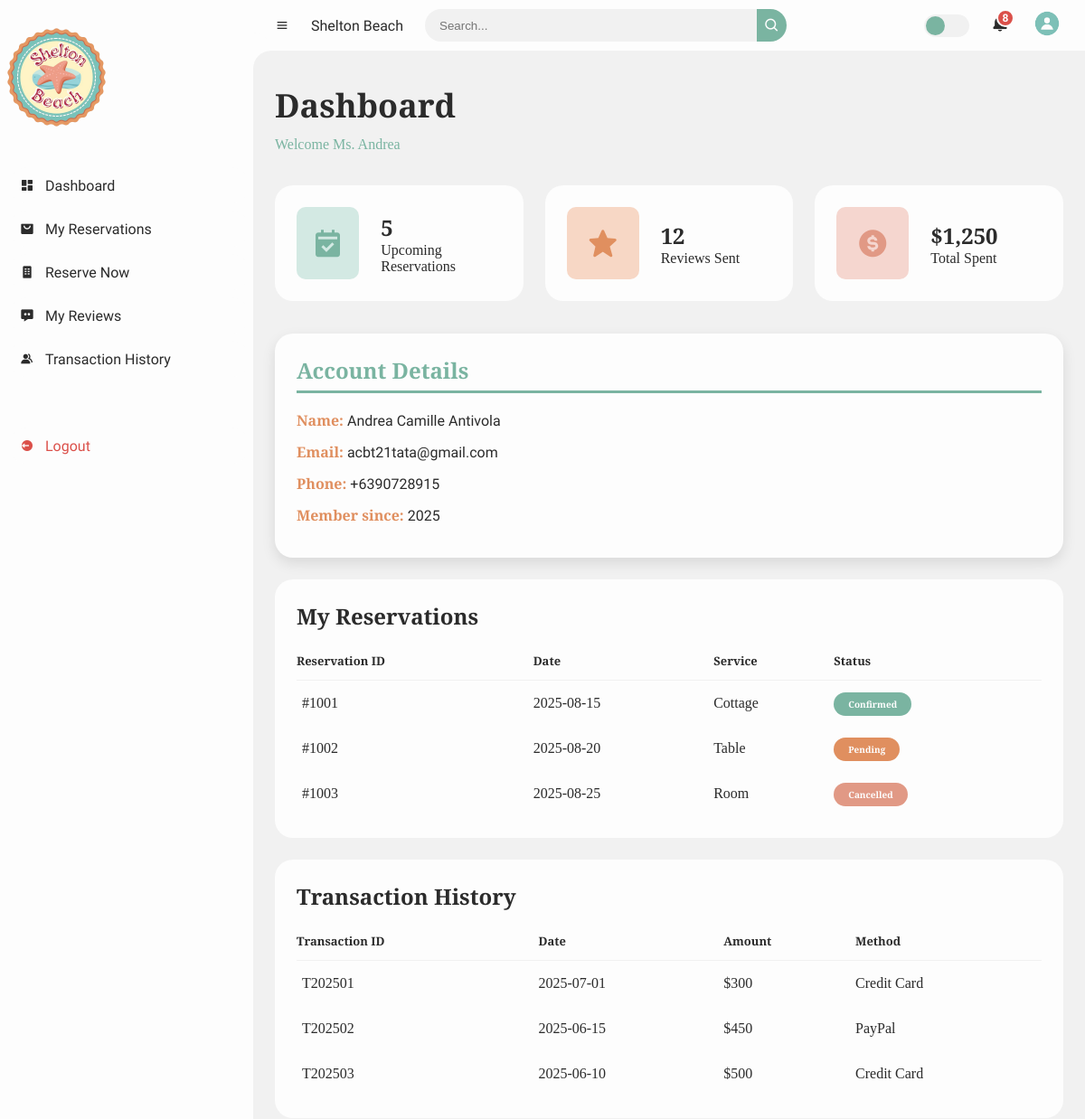
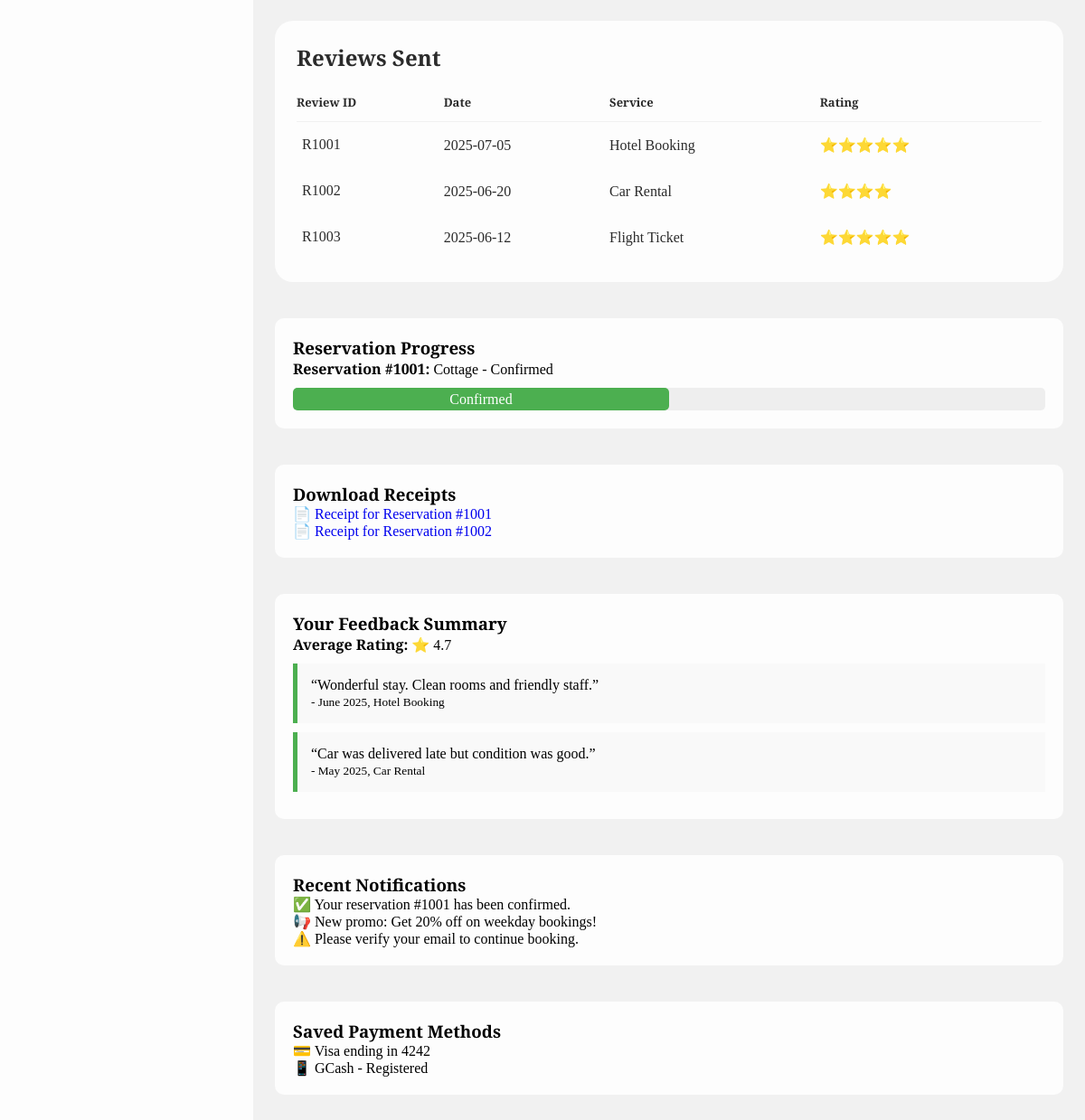
Page /cusdash/cusdash.php (signed in) on the committed database (2 pictures, top to bottom).
### tables this page shows
CREATE TABLE `users` (
  `id` int(11) NOT NULL,
  `fullname` varchar(100) NOT NULL,
  `email` varchar(45) NOT NULL,
  `number` varchar(11) NOT NULL,
  `username` varchar(45) NOT NULL,
  `password` varchar(255) NOT NULL,
  `gender` varchar(45) NOT NULL,
  `role` varchar(45) NOT NULL,
  `address` varchar(100) NOT NULL,
  `date_added` timestamp NULL DEFAULT NULL,
  `date_updated` timestamp NULL DEFAULT NULL
);

### cusdash/cusdash.php (the view, shortened to what this page needs)
<?php
require '../properties/connection.php';
$userId = $_SESSION['user']['id'];
$query = "SELECT fullname, gender, email, number, date_added FROM users WHERE id = ?";
$stmt = $conn->prepare($query);
$stmt->bind_param("i", $userId);
$stmt->execute();
$result = $stmt->get_result();
$fullname = "Guest";
$salutation = "Welcome";
$email = "";
$number = "";
$memberSince = "";
if ($result && $row = $result->fetch_assoc()) {
    $fullname = $row['fullname'];
    $gender = strtolower($row['gender']);
    $email = $row['email'];
    $number = $row['number'];
    $memberSince = date('Y', strtotime($row['date_added'] ?? 'now'));
    $firstName = explode(' ', $fullname)[0];
    if ($gender === 'male') {
        $salutation = "Welcome Mr. $firstName";
    } elseif ($gender === 'female') {
        $salutation = "Welcome Ms. $firstName";
    } else {
        $salutation = "Welcome $firstName";
    }
}
?>
<!DOCTYPE html>
<html lang="en">
<head>
  <link href='https://unpkg.com/boxicons@2.0.9/css/boxicons.min.css' rel='stylesheet' />
  <link rel="stylesheet" href="css/style.css" />
</head>
<body>
<?php include("menu.php") ?>
<section id="content">
  <nav>
    <i class='bx bx-menu'></i>
    <a href="#" class="nav-link">Shelton Beach</a>
    <form action="#">
      <div class="form-input">
        <input type="search" placeholder="Search..." />
        <button type="submit" class="search-btn"><i class='bx bx-search'></i></button>
      </div>
    </form>
    <label for="switch-mode" class="switch-mode"></label>
    <a href="#" class="notification">
      <span class="num">8</span>
    </a>
    <a href="#" class="profile"><img src="prof.png" /></a>
  </nav>
  <main>
    <div class="head-title">
      <div class="left">
        <h1>Dashboard</h1>
        <ul class="breadcrumb">
          <li><a href="#" class="active"><?= htmlspecialchars($salutation) ?></a></li>
        </ul>
      </div>
    </div>
    <ul class="box-info">
      <li><i class='bx bxs-calendar-check'></i><div class="text"><h3>5</h3><p>Upcoming Reservations</p></div></li>
      <li><i class='bx bxs-star'></i><div class="text"><h3>12</h3><p>Reviews Sent</p></div></li>
      <li><i class='bx bxs-dollar-circle'></i><div class="text"><h3>$1,250</h3><p>Total Spent</p></div></li>
    </ul>
    <div class="account-details">
      <h3>Account Details</h3>
      <p><strong>Name:</strong> <?= htmlspecialchars($fullname) ?></p>
      <p><strong>Email:</strong> <?= htmlspecialchars($email) ?></p>
      <p><strong>Phone:</strong> <?= htmlspecialchars($number) ?></p>
      <p><strong>Member since:</strong> <?= $memberSince ?></p>
    </div>
    <div class="table-data">
      <div class="order">
        <div class="head"><h3>My Reservations</h3></div>
        <table>
          <thead><tr><th>Reservation ID</th><th>Date</th><th>Service</th><th>Status</th></tr></thead>
          <tbody>
            <tr><td>#1001</td><td>2025-08-15</td><td>Cottage</td><td><span class="status completed">Confirmed</span></td></tr>
            <tr><td>#1002</td><td>2025-08-20</td><td>Table</td><td><span class="status process">Pending</span></td></tr>
            <tr><td>#1003</td><td>2025-08-25</td><td>Room</td><td><span class="status pending">Cancelled</span></td></tr>
          </tbody>
        </table>
      </div>
      <div class="order">
        <div class="head"><h3>Transaction History</h3></div>
        <table>
          <thead><tr><th>Transaction ID</th><th>Date</th><th>Amount</th><th>Method</th></tr></thead>
          <tbody>
            <tr><td>T202501</td><td>2025-07-01</td><td>$300</td><td>Credit Card</td></tr>
            <tr><td>T202502</td><td>2025-06-15</td><td>$450</td><td>PayPal</td></tr>
            <tr><td>T202503</td><td>2025-06-10</td><td>$500</td><td>Credit Card</td></tr>
          </tbody>
        </table>
      </div>
    </div>
    <div class="table-data">
      <div class="order full-width">
        <div class="head"><h3>Reviews Sent</h3></div>
        <table>
          <thead><tr><th>Review ID</th><th>Date</th><th>Service</th><th>Rating</th></tr></thead>
          <tbody>
            <tr><td>R1001</td><td>2025-07-05</td><td>Hotel Booking</td><td>⭐⭐⭐⭐⭐</td></tr>
            <tr><td>R1002</td><td>2025-06-20</td><td>Car Rental</td><td>⭐⭐⭐⭐</td></tr>
            <tr><td>R1003</td><td>2025-06-12</td><td>Flight Ticket</td><td>⭐⭐⭐⭐⭐</td></tr>
          </tbody>
        </table>
      </div>
    </div>
    <div class="section status-tracker">
      <h3>Reservation Progress</h3>
      <p><strong>Reservation #1001:</strong> Cottage - <span class="status completed">Confirmed</span></p>
      <div class="progress-bar-container">
        <div class="progress-bar" style="width: 50%;">Confirmed</div>
      </div>
    </div>
    <div class="section receipts">
      <h3>Download Receipts</h3>
      <ul>
        <li><a href="receipts/receipt_1001.pdf" target="_blank">📄 Receipt for Reservation #1001</a></li>
        <li><a href="receipts/receipt_1002.pdf" target="_blank">📄 Receipt for Reservation #1002</a></li>
      </ul>
    </div>
    <div class="section feedback-summary">
      <h3>Your Feedback Summary</h3>
      <p><strong>Average Rating:</strong> ⭐ 4.7</p>
      <div class="card">“Wonderful stay. Clean rooms and friendly staff.”<br><small>- June 2025, Hotel Booking</small></div>
      <div class="card">“Car was delivered late but condition was good.”<br><small>- May 2025, Car Rental</small></div>
    </div>
    <div class="section notifications">
      <h3>Recent Notifications</h3>
      <ul>
        <li>✅ Your reservation #1001 has been confirmed.</li>
        <li>📢 New promo: Get 20% off on weekday bookings!</li>
        <li>⚠️ Please verify your email to continue booking.</li>
      </ul>
    </div>
    <div class="section payment-methods">
      <h3>Saved Payment Methods</h3>
      <ul>
        <li>💳 Visa ending in 4242</li>
        <li>📱 GCash - Registered</li>
      </ul>
    </div>
  </main>
</section>
</body>
</html>

### rows in the picture
users: fullname "Welcome Ms. Andrea", fullname "Andrea Camille Antivola", email "acbt21tata@gmail.com", number "+6390728915", date_added "2025"
